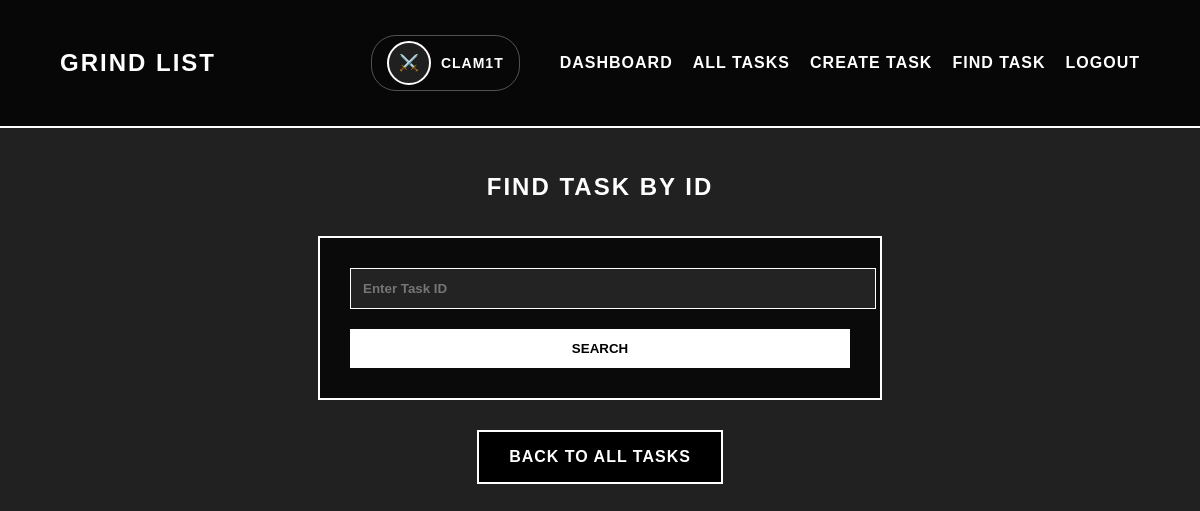
Page /task/task_by_id?task_id=10 (signed in) on the earlier database version.
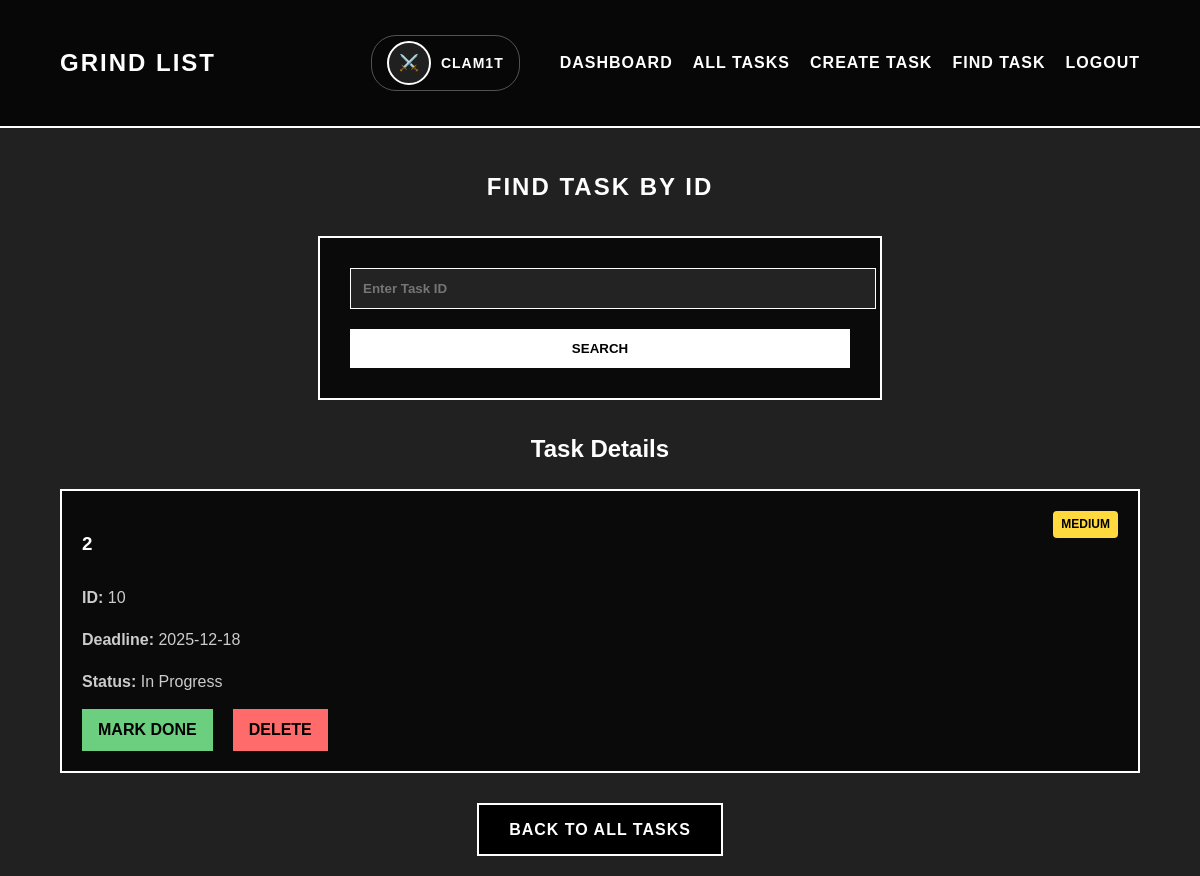
Same page on the later database version.
### app/models/task.py (models this page shows, shortened)
class Task(db.Model):
    id = db.Column(db.Integer, primary_key=True)
    title = db.Column(db.String(200), nullable=False)
    priority = db.Column(db.String(10), nullable=False)
    deadline = db.Column(db.DateTime, default=datetime.now)
    is_done = db.Column(db.Boolean, default=False)
    user_id = db.Column(db.Integer, db.ForeignKey('user.id'), nullable=False)

### app/routes/task.py (the view)
@task.route('/task_by_id', methods=['GET', 'POST'])
def task_by_id_page():
    if 'user_id' not in session:
        flash('Сначала войдите в систему', 'error')
        return redirect(url_for('main.home'))
    task = None
    if request.method == 'POST':
        task_id = request.form.get('task_id')
        if task_id:
            task = Task.query.filter_by(id=task_id, user_id=session['user_id']).first()
            if not task:
                flash('Task not found', 'error')
    elif request.args.get('task_id'):
        task = Task.query.filter_by(id=request.args.get('task_id'), user_id=session['user_id']).first()
    return render_template('main/task_by_id.html', task=task)

### app/templates/main/task_by_id.html (shortened to what this page needs)
{% extends "main/base_dashboard.html" %}
{% block content %}
<section class="search-task-section">
    <h1 style="color: #fff; text-align: center; text-transform: uppercase; letter-spacing: 2px; margin-bottom: 30px;">
        FIND TASK BY ID
    </h1>
    <form class="search-form" method="POST" action="{{ url_for('task.task_by_id_page') }}">
        <input type="number" name="task_id" placeholder="Enter Task ID" required min="1" value="{{ request.form.task_id if request.form.task_id }}">
        <button type="submit">SEARCH</button>
    </form>
    {% if task %}
        <div class="task-details" style="margin-top: 30px;">
            <h2 style="color: #fff; text-align: center; margin-bottom: 20px;">Task Details</h2>
            <div class="task-card">
                <div style="display: flex; justify-content: space-between; align-items: start;">
                    <h3>{{ task.title }}{% if task.is_done %} ✅{% endif %}</h3>
                    <span class="priority-badge {{ task.priority }}">{{ task.priority.upper() }}</span>
                </div>
                <p><strong>ID:</strong> {{ task.id }}</p>
                <p><strong>Deadline:</strong> {{ task.deadline.strftime('%Y-%m-%d') if task.deadline else 'Not set' }}</p>
                <p><strong>Status:</strong> {% if task.is_done %}Completed{% else %}In Progress{% endif %}</p>
                <div class="task-actions">
                    {% if not task.is_done %}
                        <a href="{{ url_for('task.mark_task_done_page', task_id=task.id) }}" class="task-btn done-btn">Mark Done</a>
                    {% endif %}
                    <a href="{{ url_for('task.delete_task_page', task_id=task.id) }}" class="task-btn delete-btn" onclick="return confirm('Are you sure you want to delete this task?')">Delete</a>
                </div>
            </div>
        </div>
    {% endif %}
    <div style="text-align: center; margin-top: 30px;">
        <a href="{{ url_for('task.tasks_page') }}" class="auth-btn">Back to All Tasks</a>
    </div>
</section>
{% endblock %}

Differences in the rows shown:
added Task: title "2", priority "MEDIUM", id "10", deadline "2025-12-18"
Other differences:
text now shown: "Task Details ID: Deadline: Status: In Progress MARK DONE DELETE"
